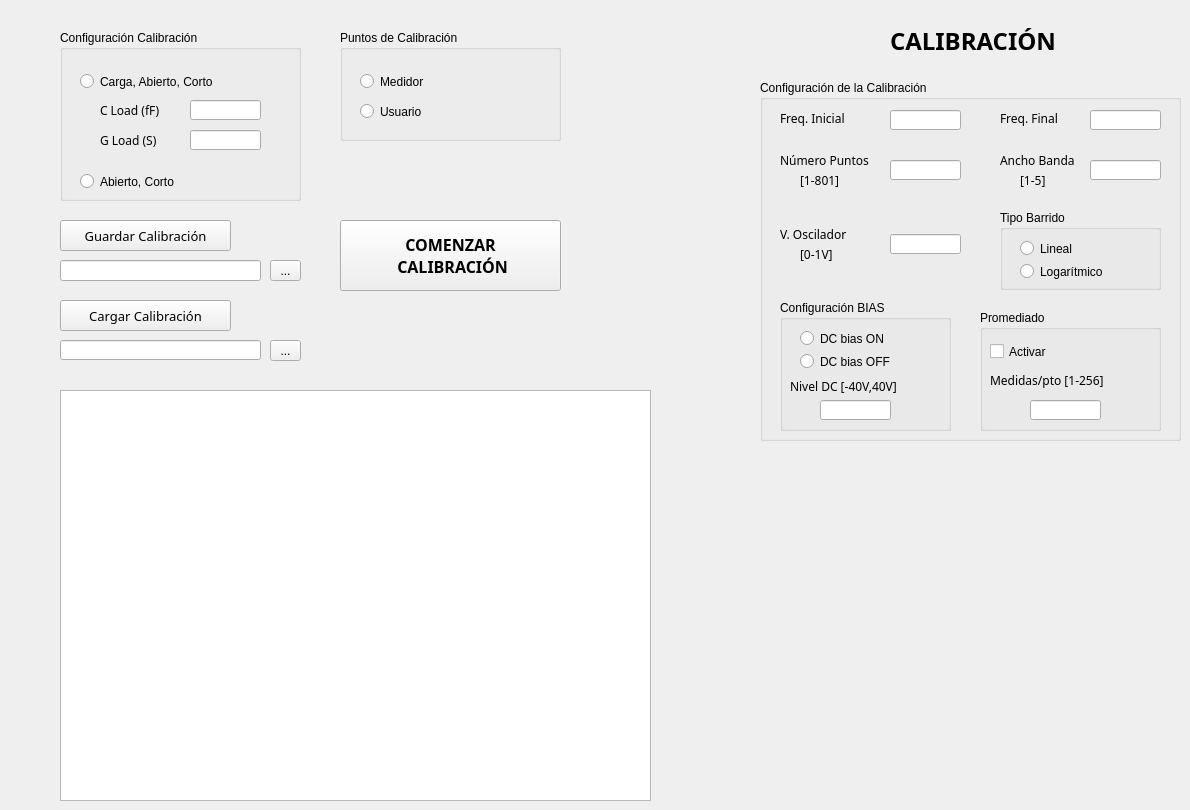
         <widget class="QWidget" name="calibracion">
          <property name="acceptDrops">
           <bool>false</bool>
          </property>
          <attribute name="title">
           <string>CALIBRACIÓN</string>
          </attribute>
          <widget class="QPushButton" name="GO_CAL">
           <property name="geometry">
            <rect>
             <x>340</x>
             <y>220</y>
             <width>221</width>
             <height>71</height>
            </rect>
           </property>
           <property name="font">
            <font>
             <family>Courier 10 Pitch</family>
             <pointsize>12</pointsize>
             <weight>75</weight>
             <bold>true</bold>
            </font>
           </property>
           <property name="text">
            <string>COMENZAR 
 CALIBRACIÓN</string>
           </property>
          </widget>
          <widget class="QPushButton" name="SAVE_CAL">
           <property name="geometry">
            <rect>
             <x>60</x>
             <y>220</y>
             <width>171</width>
             <height>31</height>
            </rect>
           </property>
           <property name="font">
            <font>
             <family>Courier 10 Pitch</family>
             <pointsize>10</pointsize>
            </font>
           </property>
           <property name="text">
            <string>Guardar Calibración</string>
           </property>
          </widget>
          <widget class="QGroupBox" name="groupBox_5">
           <property name="geometry">
            <rect>
             <x>60</x>
             <y>30</y>
             <width>241</width>
             <height>171</height>
            </rect>
           </property>
           <property name="title">
            <string>Configuración Calibración</string>
           </property>
           <widget class="QRadioButton" name="radioButton_config_cal_2">
            <property name="geometry">
             <rect>
              <x>20</x>
              <y>140</y>
              <width>161</width>
              <height>23</height>
             </rect>
            </property>
            <property name="text">
             <string>Abierto, Corto</string>
            </property>
           </widget>
           <widget class="QRadioButton" name="radioButton_config_cal_1">
            <property name="geometry">
             <rect>
              <x>20</x>
              <y>40</y>
              <width>201</width>
              <height>23</height>
             </rect>
            </property>
            <property name="text">
             <string>Carga, Abierto, Corto</string>
            </property>
           </widget>
           <widget class="QLabel" name="label_18">
            <property name="geometry">
             <rect>
              <x>40</x>
              <y>70</y>
              <width>91</width>
              <height>20</height>
             </rect>
            </property>
            <property name="font">
             <font>
              <family>Courier 10 Pitch</family>
              <pointsize>9</pointsize>
             </font>
            </property>
            <property name="text">
             <string>C Load (fF)</string>
            </property>
           </widget>
           <widget class="QLineEdit" name="c_load">
            <property name="geometry">
             <rect>
              <x>130</x>
              <y>70</y>
              <width>71</width>
              <height>20</height>
             </rect>
            </property>
            <property name="readOnly">
             <bool>false</bool>
            </property>
           </widget>
           <widget class="QLabel" name="label_19">
            <property name="geometry">
             <rect>
              <x>40</x>
              <y>100</y>
              <width>81</width>
              <height>20</height>
             </rect>
            </property>
            <property name="font">
             <font>
              <family>Courier 10 Pitch</family>
              <pointsize>9</pointsize>
             </font>
            </property>
            <property name="text">
             <string>G Load (S)</string>
            </property>
           </widget>
           <widget class="QLineEdit" name="g_load">
            <property name="geometry">
             <rect>
              <x>130</x>
              <y>100</y>
              <width>71</width>
              <height>20</height>
             </rect>
            </property>
            <property name="readOnly">
             <bool>false</bool>
            </property>
           </widget>
          </widget>
          <widget class="QGroupBox" name="groupBox_6">
           <property name="geometry">
            <rect>
             <x>340</x>
             <y>30</y>
             <width>221</width>
             <height>111</height>
            </rect>
           </property>
           <property name="title">
            <string>Puntos de Calibración</string>
           </property>
           <widget class="QRadioButton" name="radioButton_pto_cal_usuario">
            <property name="geometry">
             <rect>
              <x>20</x>
              <y>70</y>
              <width>161</width>
              <height>23</height>
             </rect>
            </property>
            <property name="text">
             <string>Usuario</string>
            </property>
           </widget>
           <widget class="QRadioButton" name="radioButton_pto_cal_medidor">
            <property name="geometry">
             <rect>
              <x>20</x>
              <y>40</y>
              <width>131</width>
              <height>23</height>
             </rect>
            </property>
            <property name="text">
             <string>Medidor</string>
            </property>
           </widget>
          </widget>
          <widget class="QPushButton" name="LOAD_CAL">
           <property name="geometry">
            <rect>
             <x>60</x>
             <y>300</y>
             <width>171</width>
             <height>31</height>
            </rect>
           </property>
           <property name="font">
            <font>
             <family>Courier 10 Pitch</family>
             <pointsize>10</pointsize>
            </font>
           </property>
           <property name="text">
            <string>Cargar Calibración</string>
           </property>
          </widget>
          <widget class="QToolButton" name="toolButton_load_2">
           <property name="geometry">
            <rect>
             <x>270</x>
             <y>340</y>
             <width>31</width>
             <height>21</height>
            </rect>
           </property>
           <property name="text">
            <string>...</string>
           </property>
          </widget>
          <widget class="QLineEdit" name="load_path_2">
           <property name="geometry">
            <rect>
             <x>60</x>
             <y>340</y>
             <width>201</width>
             <height>20</height>
            </rect>
           </property>
           <property name="readOnly">
            <bool>false</bool>
           </property>
          </widget>
          <widget class="QLineEdit" name="save_path_2">
           <property name="geometry">
            <rect>
             <x>60</x>
             <y>260</y>
             <width>201</width>
             <height>21</height>
            </rect>
           </property>
          </widget>
          <widget class="QToolButton" name="toolButton_save_2">
           <property name="geometry">
            <rect>
             <x>270</x>
             <y>260</y>
             <width>31</width>
             <height>21</height>
            </rect>
           </property>
           <property name="text">
            <string>...</string>
           </property>
          </widget>
          <widget class="QTextBrowser" name="textBrowser_2">
           <property name="geometry">
            <rect>
             <x>60</x>
             <y>390</y>
             <width>591</width>
             <height>411</height>
            </rect>
           </property>
          </widget>
          <widget class="QGroupBox" name="groupBox_14">
           <property name="geometry">
            <rect>
             <x>760</x>
             <y>80</y>
             <width>421</width>
             <height>361</height>
            </rect>
           </property>
           <property name="autoFillBackground">
            <bool>false</bool>
           </property>
           <property name="title">
            <string>Configuración de la Calibración</string>
           </property>
           <widget class="QLineEdit" name="f_inicial_2">
            <property name="geometry">
             <rect>
              <x>130</x>
              <y>30</y>
              <width>71</width>
              <height>20</height>
             </rect>
            </property>
            <property name="readOnly">
             <bool>false</bool>
            </property>
           </widget>
           <widget class="QLineEdit" name="n_puntos_2">
            <property name="geometry">
             <rect>
              <x>130</x>
              <y>80</y>
              <width>71</width>
              <height>20</height>
             </rect>
            </property>
            <property name="readOnly">
             <bool>false</bool>
            </property>
           </widget>
           <widget class="QLabel" name="label_45">
            <property name="geometry">
             <rect>
              <x>20</x>
              <y>70</y>
              <width>101</width>
              <height>20</height>
             </rect>
            </property>
            <property name="font">
             <font>
              <family>Courier 10 Pitch</family>
              <pointsize>9</pointsize>
             </font>
            </property>
            <property name="text">
             <string>Número Puntos</string>
            </property>
           </widget>
           <widget class="QLabel" name="label_47">
            <property name="geometry">
             <rect>
              <x>20</x>
              <y>30</y>
              <width>101</width>
              <height>16</height>
             </rect>
            </property>
            <property name="font">
             <font>
              <family>Courier 10 Pitch</family>
              <pointsize>9</pointsize>
             </font>
            </property>
            <property name="text">
             <string>Freq. Inicial</string>
            </property>
           </widget>
           <widget class="QLabel" name="label_48">
            <property name="geometry">
             <rect>
              <x>240</x>
              <y>30</y>
              <width>91</width>
              <height>16</height>
             </rect>
            </property>
            <property name="font">
             <font>
              <family>Courier 10 Pitch</family>
              <pointsize>9</pointsize>
             </font>
            </property>
            <property name="text">
             <string>Freq. Final</string>
            </property>
           </widget>
           <widget class="QLineEdit" name="f_final_2">
            <property name="geometry">
             <rect>
              <x>330</x>
              <y>30</y>
              <width>71</width>
              <height>20</height>
             </rect>
            </property>
            <property name="readOnly">
             <bool>false</bool>
            </property>
           </widget>
           <widget class="QLabel" name="label_49">
            <property name="geometry">
             <rect>
              <x>240</x>
              <y>70</y>
              <width>101</width>
              <height>20</height>
             </rect>
            </property>
            <property name="font">
             <font>
              <family>Courier 10 Pitch</family>
              <pointsize>9</pointsize>
             </font>
            </property>
            <property name="text">
             <string>Ancho Banda</string>
            </property>
           </widget>
           <widget class="QLineEdit" name="ancho_banda_2">
            <property name="geometry">
             <rect>
              <x>330</x>
              <y>80</y>
              <width>71</width>
              <height>20</height>
             </rect>
            </property>
            <property name="readOnly">
             <bool>false</bool>
            </property>
           </widget>
           <widget class="QLabel" name="label_54">
            <property name="geometry">
             <rect>
              <x>40</x>
              <y>90</y>
              <width>101</width>
              <height>20</height>
             </rect>
            </property>
            <property name="font">
             <font>
              <family>Courier 10 Pitch</family>
              <pointsize>9</pointsize>
             </font>
            </property>
            <property name="text">
             <string>[1-801]</string>
            </property>
           </widget>
           <widget class="QLabel" name="label_55">
            <property name="geometry">
             <rect>
              <x>260</x>
              <y>90</y>
              <width>41</width>
              <height>20</height>
             </rect>
            </property>
            <property name="font">
             <font>
              <family>Courier 10 Pitch</family>
              <pointsize>9</pointsize>
             </font>
            </property>
            <property name="text">
             <string>[1-5]</string>
            </property>
           </widget>
           <widget class="QLabel" name="label_56">
            <property name="geometry">
             <rect>
              <x>40</x>
              <y>164</y>
              <width>101</width>
              <height>20</height>
             </rect>
            </property>
            <property name="font">
             <font>
              <family>Courier 10 Pitch</family>
              <pointsize>9</pointsize>
             </font>
            </property>
            <property name="text">
             <string>[0-1V]</string>
            </property>
           </widget>
           <widget class="QLabel" name="label_57">
            <property name="geometry">
             <rect>
              <x>20</x>
              <y>144</y>
              <width>101</width>
              <height>20</height>
             </rect>
            </property>
            <property name="font">
             <font>
              <family>Courier 10 Pitch</family>
              <pointsize>9</pointsize>
             </font>
            </property>
            <property name="text">
             <string>V. Oscilador</string>
            </property>
           </widget>
           <widget class="QLineEdit" name="vosc_2">
            <property name="geometry">
             <rect>
              <x>130</x>
              <y>154</y>
              <width>71</width>
              <height>20</height>
             </rect>
            </property>
            <property name="readOnly">
             <bool>false</bool>
            </property>
           </widget>
           <widget class="QGroupBox" name="groupBox_8">
            <property name="geometry">
             <rect>
              <x>240</x>
              <y>130</y>
              <width>161</width>
              <height>80</height>
             </rect>
            </property>
            <property name="title">
             <string>Tipo Barrido</string>
            </property>
            <widget class="QRadioButton" name="radioButton_lineal_2">
             <property name="geometry">
              <rect>
               <x>20</x>
               <y>27</y>
               <width>111</width>
               <height>23</height>
              </rect>
             </property>
             <property name="text">
              <string>Lineal</string>
             </property>
            </widget>
            <widget class="QRadioButton" name="radioButton_log_2">
             <property name="geometry">
              <rect>
               <x>20</x>
               <y>50</y>
               <width>111</width>
               <height>23</height>
              </rect>
             </property>
             <property name="text">
              <string>Logarítmico</string>
             </property>
            </widget>
           </widget>
           <widget class="QGroupBox" name="groupBox_9">
            <property name="geometry">
             <rect>
              <x>20</x>
              <y>220</y>
              <width>171</width>
              <height>131</height>
             </rect>
            </property>
            <property name="title">
             <string>Configuración BIAS</string>
            </property>
            <property name="checkable">
             <bool>false</bool>
            </property>
            <widget class="QRadioButton" name="radioButton_DC_OFF_2">
             <property name="geometry">
              <rect>
               <x>20</x>
               <y>50</y>
               <width>111</width>
               <height>23</height>
              </rect>
             </property>
             <property name="text">
              <string>DC bias OFF</string>
             </property>
            </widget>
            <widget class="QRadioButton" name="radioButton_DC_ON_2">
             <property name="geometry">
              <rect>
               <x>20</x>
               <y>27</y>
               <width>111</width>
               <height>23</height>
              </rect>
             </property>
             <property name="text">
              <string>DC bias ON</string>
             </property>
            </widget>
            <widget class="QLabel" name="label_21">
             <property name="geometry">
              <rect>
               <x>10</x>
               <y>76</y>
               <width>141</width>
               <height>20</height>
              </rect>
             </property>
             <property name="font">
              <font>
               <family>Courier 10 Pitch</family>
               <pointsize>9</pointsize>
              </font>
             </property>
             <property name="text">
              <string>Nivel DC [-40V,40V]</string>
             </property>
            </widget>
            <widget class="QLineEdit" name="nivel_DC_2">
             <property name="geometry">
              <rect>
               <x>40</x>
               <y>100</y>
               <width>71</width>
               <height>20</height>
              </rect>
             </property>
             <property name="readOnly">
              <bool>false</bool>
             </property>
            </widget>
           </widget>
           <widget class="QGroupBox" name="groupBox_7">
            <property name="geometry">
             <rect>
              <x>220</x>
              <y>230</y>
              <width>181</width>
              <height>121</height>
             </rect>
            </property>
            <property name="title">
             <string>Promediado</string>
            </property>
            <widget class="QCheckBox" name="avg_2">
             <property name="geometry">
              <rect>
               <x>10</x>
               <y>30</y>
               <width>92</width>
               <height>23</height>
              </rect>
             </property>
             <property name="text">
              <string>Activar</string>
             </property>
            </widget>
            <widget class="QLabel" name="label_20">
             <property name="geometry">
              <rect>
               <x>10</x>
               <y>60</y>
               <width>141</width>
               <height>20</height>
              </rect>
             </property>
             <property name="font">
              <font>
               <family>Courier 10 Pitch</family>
               <pointsize>9</pointsize>
              </font>
             </property>
             <property name="text">
              <string>Medidas/pto [1-256]</string>
             </property>
            </widget>
            <widget class="QLineEdit" name="n_medidas_punto_2">
             <property name="geometry">
              <rect>
               <x>50</x>
               <y>90</y>
               <width>71</width>
               <height>20</height>
              </rect>
             </property>
             <property name="readOnly">
              <bool>false</bool>
             </property>
            </widget>
           </widget>
          </widget>
          <widget class="QLabel" name="label_2">
           <property name="geometry">
            <rect>
             <x>890</x>
             <y>20</y>
             <width>171</width>
             <height>41</height>
            </rect>
           </property>
           <property name="font">
            <font>
             <family>Courier 10 Pitch</family>
             <pointsize>18</pointsize>
             <weight>75</weight>
             <bold>true</bold>
            </font>
           </property>
           <property name="text">
            <string>CALIBRACIÓN</string>
           </property>
          </widget>
         </widget>
